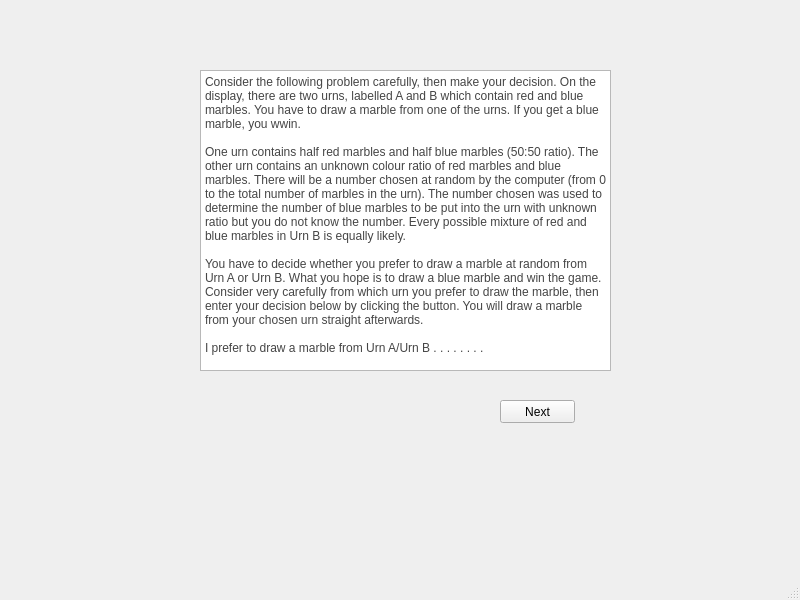
<?xml version="1.0" encoding="UTF-8"?>
<ui version="4.0">
 <class>MainWindow</class>
 <widget class="QMainWindow" name="MainWindow">
  <property name="geometry">
   <rect>
    <x>0</x>
    <y>0</y>
    <width>800</width>
    <height>600</height>
   </rect>
  </property>
  <property name="windowTitle">
   <string>MainWindow</string>
  </property>
  <widget class="QWidget" name="centralwidget">
   <widget class="QStackedWidget" name="stackedWidget">
    <property name="geometry">
     <rect>
      <x>0</x>
      <y>0</y>
      <width>781</width>
      <height>571</height>
     </rect>
    </property>
    <property name="currentIndex">
     <number>2</number>
    </property>
    <widget class="QWidget" name="page">
     <widget class="QCheckBox" name="checkBox">
      <property name="geometry">
       <rect>
        <x>490</x>
        <y>420</y>
        <width>71</width>
        <height>16</height>
       </rect>
      </property>
      <property name="text">
       <string>Agree</string>
      </property>
     </widget>
     <widget class="QPushButton" name="pushButton_7">
      <property name="geometry">
       <rect>
        <x>490</x>
        <y>460</y>
        <width>75</width>
        <height>23</height>
       </rect>
      </property>
      <property name="text">
       <string>Next</string>
      </property>
     </widget>
     <widget class="QTextBrowser" name="textBrowser_2">
      <property name="geometry">
       <rect>
        <x>90</x>
        <y>70</y>
        <width>621</width>
        <height>311</height>
       </rect>
      </property>
      <property name="html">
       <string>&lt;!DOCTYPE HTML PUBLIC &quot;-//W3C//DTD HTML 4.0//EN&quot; &quot;http://www.w3.org/TR/REC-html40/strict.dtd&quot;&gt;
&lt;html&gt;&lt;head&gt;&lt;meta name=&quot;qrichtext&quot; content=&quot;1&quot; /&gt;&lt;style type=&quot;text/css&quot;&gt;
p, li { white-space: pre-wrap; }
&lt;/style&gt;&lt;/head&gt;&lt;body style=&quot; font-family:'SimSun'; font-size:9pt; font-weight:400; font-style:normal;&quot;&gt;
&lt;p style=&quot; margin-top:0px; margin-bottom:0px; margin-left:0px; margin-right:0px; -qt-block-indent:0; text-indent:0px; background-color:#ffffff;&quot;&gt;&lt;span style=&quot; font-family:'Helvetica,sans-serif'; color:#454545;&quot;&gt;This study has been approved by the Research Department of Experimental Psychology Ethics Chair. You are invited to participate in a web-based online study on ambiguity aversion effect and asked to choose the urn you according to your estimation of chances. It should take approximately 3 minutes to complete. &lt;/span&gt; &lt;/p&gt;
&lt;p style=&quot; margin-top:0px; margin-bottom:0px; margin-left:0px; margin-right:0px; -qt-block-indent:0; text-indent:0px; background-color:#ffffff;&quot;&gt;&lt;span style=&quot; font-family:'Helvetica,sans-serif'; color:#454545;&quot;&gt;All data will be anonymous, and handled according to the Data Protection Act 1998. Only researchers working with this project will have access to any identifying information about you. With your permission, we may present anonymous experimental data in teaching demonstrations, conferences, presentations, publications, and/or thesis work.&lt;/span&gt; &lt;/p&gt;
&lt;p style=&quot; margin-top:0px; margin-bottom:0px; margin-left:0px; margin-right:0px; -qt-block-indent:0; text-indent:0px; background-color:#ffffff;&quot;&gt;&lt;span style=&quot; font-family:'Helvetica,sans-serif'; color:#454545;&quot;&gt;If you decide not to take part, you are still free to withdraw at any time and request that your data not be used.&lt;/span&gt; &lt;/p&gt;
&lt;p style=&quot; margin-top:0px; margin-bottom:0px; margin-left:0px; margin-right:0px; -qt-block-indent:0; text-indent:0px; background-color:#ffffff;&quot;&gt;&lt;span style=&quot; font-family:'Helvetica,sans-serif'; color:#454545;&quot;&gt; &lt;/span&gt; &lt;/p&gt;
&lt;p style=&quot; margin-top:0px; margin-bottom:0px; margin-left:0px; margin-right:0px; -qt-block-indent:0; text-indent:0px; background-color:#ffffff;&quot;&gt;&lt;span style=&quot; font-family:'Helvetica,sans-serif'; color:#454545;&quot;&gt;I have read the above information &lt;/span&gt; &lt;/p&gt;
&lt;p style=&quot; margin-top:0px; margin-bottom:0px; margin-left:0px; margin-right:0px; -qt-block-indent:0; text-indent:0px; background-color:#ffffff;&quot;&gt;&lt;span style=&quot; font-family:'Helvetica,sans-serif'; color:#454545;&quot;&gt; &lt;/span&gt; &lt;/p&gt;
&lt;p style=&quot; margin-top:0px; margin-bottom:0px; margin-left:0px; margin-right:0px; -qt-block-indent:0; text-indent:0px; background-color:#ffffff;&quot;&gt;&lt;span style=&quot; font-family:'Helvetica,sans-serif'; color:#454545;&quot;&gt;I understand that all experimental data will be anonymised, and I consent to my anonymised data being published&lt;/span&gt; &lt;/p&gt;
&lt;p style=&quot; margin-top:0px; margin-bottom:0px; margin-left:0px; margin-right:0px; -qt-block-indent:0; text-indent:0px; background-color:#ffffff;&quot;&gt;&lt;span style=&quot; font-family:'Helvetica,sans-serif'; color:#454545;&quot;&gt; &lt;/span&gt; &lt;/p&gt;
&lt;p style=&quot; margin-top:0px; margin-bottom:0px; margin-left:0px; margin-right:0px; -qt-block-indent:0; text-indent:0px; background-color:#ffffff;&quot;&gt;&lt;span style=&quot; font-family:'Helvetica,sans-serif'; color:#454545;&quot;&gt;I am over 18 years of age&lt;/span&gt; &lt;/p&gt;
&lt;p style=&quot; margin-top:0px; margin-bottom:0px; margin-left:0px; margin-right:0px; -qt-block-indent:0; text-indent:0px; background-color:#ffffff;&quot;&gt;&lt;span style=&quot; font-family:'Helvetica,sans-serif'; color:#454545;&quot;&gt; &lt;/span&gt; &lt;/p&gt;
&lt;p style=&quot; margin-top:0px; margin-bottom:0px; margin-left:0px; margin-right:0px; -qt-block-indent:0; text-indent:0px; background-color:#ffffff;&quot;&gt;&lt;span style=&quot; font-family:'Helvetica,sans-serif'; color:#454545;&quot;&gt;I understand that I am free to end the experiment at any time without penalty, by closing the browser&lt;/span&gt; &lt;/p&gt;
&lt;p style=&quot; margin-top:0px; margin-bottom:0px; margin-left:0px; margin-right:0px; -qt-block-indent:0; text-indent:0px; background-color:#ffffff;&quot;&gt;&lt;span style=&quot; font-family:'Helvetica,sans-serif'; color:#454545;&quot;&gt; &lt;/span&gt; &lt;/p&gt;
&lt;p style=&quot; margin-top:0px; margin-bottom:0px; margin-left:0px; margin-right:0px; -qt-block-indent:0; text-indent:0px; background-color:#ffffff;&quot;&gt;&lt;span style=&quot; font-family:'Helvetica,sans-serif'; color:#454545;&quot;&gt;I consent to take part in the study&lt;/span&gt; &lt;/p&gt;
&lt;p style=&quot; margin-top:0px; margin-bottom:0px; margin-left:0px; margin-right:0px; -qt-block-indent:0; text-indent:0px; background-color:#ffffff;&quot;&gt;&lt;span style=&quot; font-family:'Helvetica,sans-serif'; color:#454545;&quot;&gt; &lt;/span&gt; &lt;/p&gt;
&lt;p style=&quot; margin-top:0px; margin-bottom:0px; margin-left:0px; margin-right:0px; -qt-block-indent:0; text-indent:0px; background-color:#ffffff;&quot;&gt;&lt;span style=&quot; font-family:'Helvetica,sans-serif'; color:#454545;&quot;&gt;Click ‘Agree’ to consent to take part. &lt;/span&gt; &lt;/p&gt;&lt;/body&gt;&lt;/html&gt;</string>
      </property>
     </widget>
    </widget>
    <widget class="QWidget" name="page_3">
     <widget class="QLabel" name="label_3">
      <property name="geometry">
       <rect>
        <x>290</x>
        <y>200</y>
        <width>72</width>
        <height>15</height>
       </rect>
      </property>
      <property name="text">
       <string>Gender</string>
      </property>
     </widget>
     <widget class="QComboBox" name="comboBox_2">
      <property name="geometry">
       <rect>
        <x>380</x>
        <y>200</y>
        <width>87</width>
        <height>22</height>
       </rect>
      </property>
      <item>
       <property name="text">
        <string>Male</string>
       </property>
      </item>
      <item>
       <property name="text">
        <string>Female</string>
       </property>
      </item>
     </widget>
     <widget class="QComboBox" name="comboBox">
      <property name="geometry">
       <rect>
        <x>380</x>
        <y>250</y>
        <width>87</width>
        <height>22</height>
       </rect>
      </property>
      <item>
       <property name="text">
        <string>College</string>
       </property>
      </item>
      <item>
       <property name="text">
        <string>High School</string>
       </property>
      </item>
      <item>
       <property name="text">
        <string>Middle School</string>
       </property>
      </item>
     </widget>
     <widget class="QTextEdit" name="textEdit">
      <property name="geometry">
       <rect>
        <x>370</x>
        <y>140</y>
        <width>104</width>
        <height>31</height>
       </rect>
      </property>
      <property name="html">
       <string>&lt;!DOCTYPE HTML PUBLIC &quot;-//W3C//DTD HTML 4.0//EN&quot; &quot;http://www.w3.org/TR/REC-html40/strict.dtd&quot;&gt;
&lt;html&gt;&lt;head&gt;&lt;meta name=&quot;qrichtext&quot; content=&quot;1&quot; /&gt;&lt;style type=&quot;text/css&quot;&gt;
p, li { white-space: pre-wrap; }
&lt;/style&gt;&lt;/head&gt;&lt;body style=&quot; font-family:'SimSun'; font-size:9pt; font-weight:400; font-style:normal;&quot;&gt;
&lt;p style=&quot;-qt-paragraph-type:empty; margin-top:0px; margin-bottom:0px; margin-left:0px; margin-right:0px; -qt-block-indent:0; text-indent:0px;&quot;&gt;&lt;br /&gt;&lt;/p&gt;&lt;/body&gt;&lt;/html&gt;</string>
      </property>
     </widget>
     <widget class="QLabel" name="label_4">
      <property name="geometry">
       <rect>
        <x>320</x>
        <y>110</y>
        <width>171</width>
        <height>16</height>
       </rect>
      </property>
      <property name="text">
       <string>Personal Information</string>
      </property>
     </widget>
     <widget class="QLabel" name="label_5">
      <property name="geometry">
       <rect>
        <x>280</x>
        <y>250</y>
        <width>72</width>
        <height>15</height>
       </rect>
      </property>
      <property name="text">
       <string>Education</string>
      </property>
     </widget>
     <widget class="QLabel" name="label_6">
      <property name="geometry">
       <rect>
        <x>300</x>
        <y>150</y>
        <width>72</width>
        <height>15</height>
       </rect>
      </property>
      <property name="text">
       <string>Age</string>
      </property>
     </widget>
     <widget class="QPushButton" name="pushButton_8">
      <property name="geometry">
       <rect>
        <x>500</x>
        <y>400</y>
        <width>75</width>
        <height>23</height>
       </rect>
      </property>
      <property name="text">
       <string>Next</string>
      </property>
     </widget>
    </widget>
    <widget class="QWidget" name="page_7">
     <widget class="QTextBrowser" name="textBrowser">
      <property name="geometry">
       <rect>
        <x>200</x>
        <y>70</y>
        <width>411</width>
        <height>301</height>
       </rect>
      </property>
      <property name="html">
       <string>&lt;!DOCTYPE HTML PUBLIC &quot;-//W3C//DTD HTML 4.0//EN&quot; &quot;http://www.w3.org/TR/REC-html40/strict.dtd&quot;&gt;
&lt;html&gt;&lt;head&gt;&lt;meta name=&quot;qrichtext&quot; content=&quot;1&quot; /&gt;&lt;style type=&quot;text/css&quot;&gt;
p, li { white-space: pre-wrap; }
&lt;/style&gt;&lt;/head&gt;&lt;body style=&quot; font-family:'SimSun'; font-size:9pt; font-weight:400; font-style:normal;&quot;&gt;
&lt;p style=&quot; margin-top:0px; margin-bottom:0px; margin-left:0px; margin-right:0px; -qt-block-indent:0; text-indent:0px; background-color:#ffffff;&quot;&gt;&lt;span style=&quot; font-family:'Helvetica,sans-serif'; color:#454545;&quot;&gt;Consider the following problem carefully, then make your decision. On the display, there are two urns, labelled A and B which contain red and blue marbles. You have to draw a marble from one of the urns. If you get a blue marble, you wwin. &lt;/span&gt; &lt;/p&gt;
&lt;p style=&quot; margin-top:0px; margin-bottom:0px; margin-left:0px; margin-right:0px; -qt-block-indent:0; text-indent:0px; background-color:#ffffff;&quot;&gt;&lt;span style=&quot; font-family:'Helvetica,sans-serif'; color:#454545;&quot;&gt; &lt;/span&gt; &lt;/p&gt;
&lt;p style=&quot; margin-top:0px; margin-bottom:0px; margin-left:0px; margin-right:0px; -qt-block-indent:0; text-indent:0px; background-color:#ffffff;&quot;&gt;&lt;span style=&quot; font-family:'Helvetica,sans-serif'; color:#454545;&quot;&gt;One urn contains half red marbles and half blue marbles (50:50 ratio). The other urn contains an unknown colour ratio of red marbles and blue marbles. There will be a number chosen at random by the computer (from 0 to the total number of marbles in the urn). The number chosen was used to determine the number of blue marbles to be put into the urn with unknown ratio but you do not know the number. Every possible mixture of red and blue marbles in Urn B is equally likely.&lt;/span&gt; &lt;/p&gt;
&lt;p style=&quot; margin-top:0px; margin-bottom:0px; margin-left:0px; margin-right:0px; -qt-block-indent:0; text-indent:0px; background-color:#ffffff;&quot;&gt;&lt;span style=&quot; font-family:'Helvetica,sans-serif'; color:#454545;&quot;&gt; &lt;/span&gt; &lt;/p&gt;
&lt;p style=&quot; margin-top:0px; margin-bottom:0px; margin-left:0px; margin-right:0px; -qt-block-indent:0; text-indent:0px; background-color:#ffffff;&quot;&gt;&lt;span style=&quot; font-family:'Helvetica,sans-serif'; color:#454545;&quot;&gt;You have to decide whether you prefer to draw a marble at random from Urn A or Urn B. What you hope is to draw a blue marble and win the game. Consider very carefully from which urn you prefer to draw the marble, then enter your decision below by clicking the button. You will draw a marble from your chosen urn straight afterwards. &lt;/span&gt; &lt;/p&gt;
&lt;p style=&quot; margin-top:0px; margin-bottom:0px; margin-left:0px; margin-right:0px; -qt-block-indent:0; text-indent:0px; background-color:#ffffff;&quot;&gt;&lt;span style=&quot; font-family:'Helvetica,sans-serif'; color:#454545;&quot;&gt; &lt;/span&gt; &lt;/p&gt;
&lt;p style=&quot; margin-top:0px; margin-bottom:0px; margin-left:0px; margin-right:0px; -qt-block-indent:0; text-indent:0px; background-color:#ffffff;&quot;&gt;&lt;span style=&quot; font-family:'Helvetica,sans-serif'; color:#454545;&quot;&gt;I prefer to draw a marble from Urn A/Urn B . . . . . . . .&lt;/span&gt; &lt;/p&gt;&lt;/body&gt;&lt;/html&gt;</string>
      </property>
     </widget>
     <widget class="QPushButton" name="pushButton_9">
      <property name="geometry">
       <rect>
        <x>500</x>
        <y>400</y>
        <width>75</width>
        <height>23</height>
       </rect>
      </property>
      <property name="text">
       <string>Next</string>
      </property>
     </widget>
    </widget>
    <widget class="QWidget" name="page_2">
     <widget class="QPushButton" name="pushButton_2">
      <property name="geometry">
       <rect>
        <x>540</x>
        <y>370</y>
        <width>93</width>
        <height>28</height>
       </rect>
      </property>
      <property name="text">
       <string>urn B</string>
      </property>
     </widget>
     <widget class="QLabel" name="label_7">
      <property name="geometry">
       <rect>
        <x>370</x>
        <y>60</y>
        <width>91</width>
        <height>16</height>
       </rect>
      </property>
      <property name="text">
       <string>2 Marbles</string>
      </property>
     </widget>
     <widget class="QGraphicsView" name="graphicsView">
      <property name="geometry">
       <rect>
        <x>110</x>
        <y>110</y>
        <width>256</width>
        <height>192</height>
       </rect>
      </property>
     </widget>
     <widget class="QGraphicsView" name="graphicsView_2">
      <property name="geometry">
       <rect>
        <x>460</x>
        <y>110</y>
        <width>256</width>
        <height>192</height>
       </rect>
      </property>
     </widget>
     <widget class="QPushButton" name="pushButton">
      <property name="geometry">
       <rect>
        <x>180</x>
        <y>370</y>
        <width>93</width>
        <height>28</height>
       </rect>
      </property>
      <property name="text">
       <string>urn A</string>
      </property>
     </widget>
     <widget class="QLabel" name="label_8">
      <property name="geometry">
       <rect>
        <x>80</x>
        <y>430</y>
        <width>311</width>
        <height>16</height>
       </rect>
      </property>
      <property name="text">
       <string>I prefer to draw a marble from Urn A</string>
      </property>
     </widget>
     <widget class="QLabel" name="label_9">
      <property name="geometry">
       <rect>
        <x>450</x>
        <y>430</y>
        <width>311</width>
        <height>16</height>
       </rect>
      </property>
      <property name="text">
       <string>I prefer to draw a marble from Urn B</string>
      </property>
     </widget>
     <widget class="QPushButton" name="pushButton_10">
      <property name="geometry">
       <rect>
        <x>620</x>
        <y>480</y>
        <width>75</width>
        <height>23</height>
       </rect>
      </property>
      <property name="text">
       <string>Next</string>
      </property>
     </widget>
    </widget>
    <widget class="QWidget" name="page_4">
     <widget class="QPushButton" name="pushButton_3">
      <property name="geometry">
       <rect>
        <x>540</x>
        <y>370</y>
        <width>93</width>
        <height>28</height>
       </rect>
      </property>
      <property name="text">
       <string>urn B</string>
      </property>
     </widget>
     <widget class="QLabel" name="label_10">
      <property name="geometry">
       <rect>
        <x>370</x>
        <y>60</y>
        <width>91</width>
        <height>16</height>
       </rect>
      </property>
      <property name="text">
       <string>10 Marbles</string>
      </property>
     </widget>
     <widget class="QGraphicsView" name="graphicsView_3">
      <property name="geometry">
       <rect>
        <x>110</x>
        <y>110</y>
        <width>256</width>
        <height>192</height>
       </rect>
      </property>
     </widget>
     <widget class="QGraphicsView" name="graphicsView_4">
      <property name="geometry">
       <rect>
        <x>460</x>
        <y>110</y>
        <width>256</width>
        <height>192</height>
       </rect>
      </property>
     </widget>
     <widget class="QPushButton" name="pushButton_4">
      <property name="geometry">
       <rect>
        <x>180</x>
        <y>370</y>
        <width>93</width>
        <height>28</height>
       </rect>
      </property>
      <property name="text">
       <string>urn A</string>
      </property>
     </widget>
     <widget class="QLabel" name="label_11">
      <property name="geometry">
       <rect>
        <x>80</x>
        <y>430</y>
        <width>311</width>
        <height>16</height>
       </rect>
      </property>
      <property name="text">
       <string>I prefer to draw a marble from Urn A</string>
      </property>
     </widget>
     <widget class="QLabel" name="label_12">
      <property name="geometry">
       <rect>
        <x>450</x>
        <y>430</y>
        <width>311</width>
        <height>16</height>
       </rect>
      </property>
      <property name="text">
       <string>I prefer to draw a marble from Urn B</string>
      </property>
     </widget>
     <widget class="QPushButton" name="pushButton_11">
      <property name="geometry">
       <rect>
        <x>620</x>
        <y>480</y>
        <width>75</width>
        <height>23</height>
       </rect>
      </property>
      <property name="text">
       <string>Next</string>
      </property>
     </widget>
    </widget>
    <widget class="QWidget" name="page_5">
     <widget class="QPushButton" name="pushButton_5">
      <property name="geometry">
       <rect>
        <x>540</x>
        <y>370</y>
        <width>93</width>
        <height>28</height>
       </rect>
      </property>
      <property name="text">
       <string>urn B</string>
      </property>
     </widget>
     <widget class="QLabel" name="label_13">
      <property name="geometry">
       <rect>
        <x>370</x>
        <y>60</y>
        <width>91</width>
        <height>16</height>
       </rect>
      </property>
      <property name="text">
       <string>100 Marbles</string>
      </property>
     </widget>
     <widget class="QGraphicsView" name="graphicsView_5">
      <property name="geometry">
       <rect>
        <x>110</x>
        <y>110</y>
        <width>256</width>
        <height>192</height>
       </rect>
      </property>
     </widget>
     <widget class="QGraphicsView" name="graphicsView_6">
      <property name="geometry">
       <rect>
        <x>460</x>
        <y>110</y>
        <width>256</width>
        <height>192</height>
       </rect>
      </property>
     </widget>
     <widget class="QPushButton" name="pushButton_6">
      <property name="geometry">
       <rect>
        <x>180</x>
        <y>370</y>
        <width>93</width>
        <height>28</height>
       </rect>
      </property>
      <property name="text">
       <string>urn A</string>
      </property>
     </widget>
     <widget class="QLabel" name="label_16">
      <property name="geometry">
       <rect>
        <x>90</x>
        <y>430</y>
        <width>311</width>
        <height>16</height>
       </rect>
      </property>
      <property name="text">
       <string>I prefer to draw a marble from Urn A</string>
      </property>
     </widget>
     <widget class="QLabel" name="label_17">
      <property name="geometry">
       <rect>
        <x>460</x>
        <y>430</y>
        <width>311</width>
        <height>16</height>
       </rect>
      </property>
      <property name="text">
       <string>I prefer to draw a marble from Urn B</string>
      </property>
     </widget>
     <widget class="QPushButton" name="pushButton_12">
      <property name="geometry">
       <rect>
        <x>620</x>
        <y>480</y>
        <width>75</width>
        <height>23</height>
       </rect>
      </property>
      <property name="text">
       <string>Next</string>
      </property>
     </widget>
    </widget>
    <widget class="QWidget" name="page_6">
     <widget class="QTableWidget" name="tableWidget">
      <property name="geometry">
       <rect>
        <x>240</x>
        <y>140</y>
        <width>331</width>
        <height>221</height>
       </rect>
      </property>
      <row>
       <property name="text">
        <string>2</string>
       </property>
      </row>
      <row>
       <property name="text">
        <string>10</string>
       </property>
      </row>
      <row>
       <property name="text">
        <string>100</string>
       </property>
      </row>
      <row>
       <property name="text">
        <string>Total</string>
       </property>
      </row>
      <column>
       <property name="text">
        <string>Known risk</string>
       </property>
      </column>
      <column>
       <property name="text">
        <string>Ambiguous</string>
       </property>
      </column>
     </widget>
     <widget class="QLabel" name="label_14">
      <property name="geometry">
       <rect>
        <x>370</x>
        <y>90</y>
        <width>72</width>
        <height>15</height>
       </rect>
      </property>
      <property name="text">
       <string>Result</string>
      </property>
     </widget>
     <widget class="QPushButton" name="pushButton_13">
      <property name="geometry">
       <rect>
        <x>560</x>
        <y>420</y>
        <width>75</width>
        <height>23</height>
       </rect>
      </property>
      <property name="text">
       <string>Finish</string>
      </property>
     </widget>
    </widget>
   </widget>
  </widget>
  <widget class="QMenuBar" name="menubar">
   <property name="geometry">
    <rect>
     <x>0</x>
     <y>0</y>
     <width>800</width>
     <height>26</height>
    </rect>
   </property>
  </widget>
  <widget class="QStatusBar" name="statusbar"/>
 </widget>
 <resources/>
 <connections/>
</ui>
